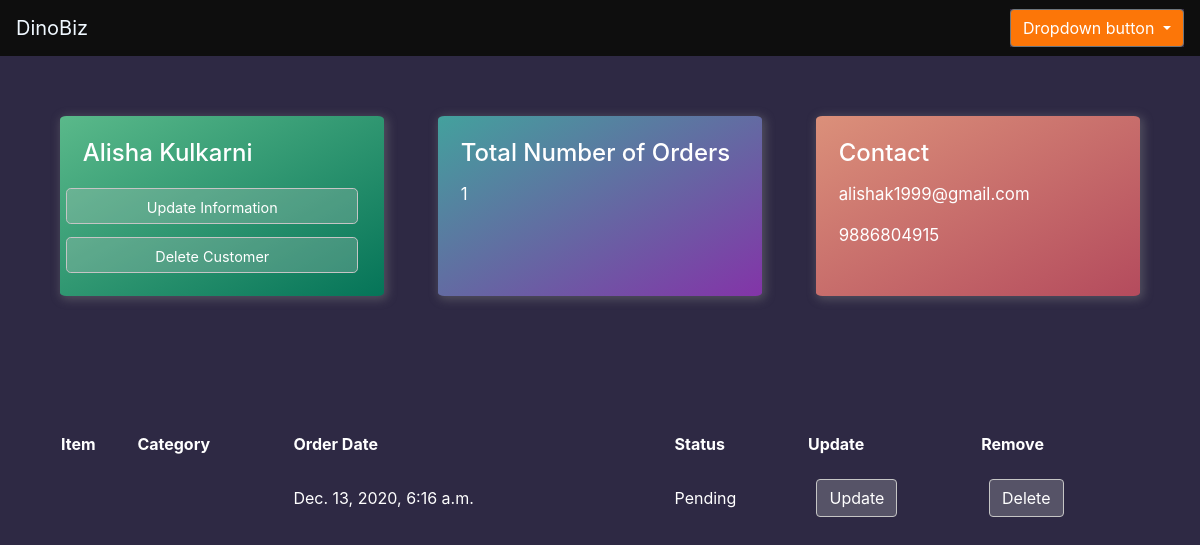
Page /customer/8/ on the committed database.
### accounts/models.py (models this page shows, shortened)
class Customer(models.Model):
    user = models.OneToOneField(User, null=True,blank=True,on_delete=models.CASCADE)
    fname = models.CharField(max_length=200,null=True)
    lname = models.CharField(max_length=200,null=True)
    email = models.CharField(max_length=200,null=True)
    u_phone = models.CharField(max_length=12,null=True)
    profile=models.ImageField(null=True,blank=True,upload_to="images/",default='default/image.jpg')
    date_created = models.DateField(auto_now_add=True,null=True)
    pswd = models.CharField(max_length=200, null=True)
    conf_pswd = models.CharField(max_length=200, null=True)

class Order(models.Model):
    STATUS =(
            ('Pending' , 'Pending'),
            ('Ready for Pickup' ,'Ready for Pickup'),
            ('Delivered' , 'Delivered'),
    )
    customer = models.ForeignKey(Customer, null=True, on_delete=models.SET_NULL)
    seller = models.ForeignKey(Seller,null=True, on_delete=models.SET_NULL)
    status = models.CharField(max_length=200,null=True, choices=STATUS)
    date_created = models.DateTimeField(auto_now_add=True,null=True)
    t_id = models.CharField(max_length=200,null=True)

### accounts/views.py (the view)
# urls.py: path('customer/<str:c_pk>/',views.test2,name="customer"),
def test2(request,c_pk):
    customer= Customer.objects.get(id=c_pk)
    orders=customer.order_set.all()
    orders_count=orders.count()
    context ={'customer':customer,'orders':orders,'orders_count':orders_count}
    return render(request,'cus_details.html',context)

### templates/cus_details.html (shortened to what this page needs)
<!DOCTYPE html>
<html lang="en">
<head>
    {% load static %}
    <link rel="stylesheet" href="{% static 'css/cus_details.css' %}">
    <link rel="stylesheet" href="{% static 'css/bootstrap.min.css' %}" >
</head>
<body>
    <nav class="navbar justify-content-between">
        <a class="navbar-brand" style="color: aliceblue;" href="#">DinoBiz</a>
            <div class="dropdown ">
                <button class="btn btn-secondary dropdown-toggle " style="background-color:#fc7608;" type="button" id="dropdownMenuButton" data-toggle="dropdown" aria-haspopup="true" aria-expanded="false">
                  Dropdown button
                </button>
              </div>
      </nav>
      <section class="summary">
          <div class="cards">
            <div id="i1">
              <h4>{{customer.fname}}&nbsp{{customer.lname}}</h4>
              <button type="button" class="btn btn-secondary btn-lg" style="width: 90%; height: 20%; font-size: 90%; margin: 2%;"><a href="#">Update Information</a></button><br>
              <button type="button" class="btn btn-secondary btn-lg" style="width: 90%; height: 20%; font-size: 90%; margin: 2%;"><a href="#">Delete Customer</a></button><br>
            </div>
            <div id="i2">
              <h4>Total Number of Orders</h4>
              <p>{{orders_count}}</p>
            </div>
            <div id="i3">
              <h4>Contact</h4>
              <p>{{customer.email}}</p>
              <p>{{customer.u_phone}}</p>
            </div>
          </div>
      </section>
      <section class="orders">
        <table>
          <tr>
            <th>Item</th>
            <th>Category</th>
            <th>Order Date</th>
            <th>Status</th>
            <th>Update</th>
            <th>Remove</th>
          </tr>
          {% for order in orders %}
          <tr>
              <td>{{order.product}}</td>
              <td>{{order.product.category}}</td>
              <td>{{order.date_created}}</td>
              <td>{{order.status}}</td>
              <td><button type="button" class="btn btn-outline-info"><a href="{% url 'orderUpdate' order.id %}">Update</a></button></td>
              <td><button type="button" class="btn btn-outline-danger"><a href="#">Delete</a></button></td>
          </tr>
          {% endfor %}
        </table>
      </section>
</body>
</html>

### statics/css/cus_details.css (style rules this page uses)
* { background-color: #2e2944; }
.navbar { background: #0e0e0e; }
.summary { position: relative; margin-left: 0%; width: 100%; }
.summary .cards { padding: 5%; display: -ms-grid; display: grid; -ms-grid-columns: 30% 30% 30%; grid-template-columns: 30% 30% 30%; grid-gap: 5%; }
.summary .cards div button { margin-left: 5%; background-color: rgba(202, 202, 202, 0.253); border: 1px solid #c5c5c5; }
.summary .cards div a { text-decoration: none; color: white; }
.summary .cards div h4 { padding: 7%; padding-bottom: 2%; background: transparent; color: white; }
.summary .cards div p { font-size: 105%; margin-left: 7%; background: transparent; color: white; }
.summary .cards #i1 { height: 105%; border-radius: 2%; -webkit-box-shadow: 2px 2px 10px 2px #88888862; box-shadow: 2px 2px 10px 2px #88888862; background-image: -webkit-gradient(linear, left top, right bottom, from(#5ab98a), to(#057458)); background-image: linear-gradient(to bottom right, #5ab98a, #057458); }
.summary .cards #i2 { height: 105%; -webkit-box-shadow: 2px 2px 10px 2px #88888862; box-shadow: 2px 2px 10px 2px #88888862; border-radius: 2%; background-image: -webkit-gradient(linear, left top, right bottom, from(#43a19d), to(#8334a8)); background-image: linear-gradient(to bottom right, #43a19d, #8334a8); }
.summary .cards #i3 { height: 105%; -webkit-box-shadow: 2px 2px 10px 2px #88888860; box-shadow: 2px 2px 10px 2px #88888860; border-radius: 2%; background-image: -webkit-gradient(linear, left top, right bottom, from(#db907a), to(#b44b5d)); background-image: linear-gradient(to bottom right, #db907a, #b44b5d); }
.orders { margin-top: 7%; position: absolute; margin-left: 5%; width: 90%; background-color: #7c677f; }
.orders table { background: transparent; width: 100%; position: relative; }
.orders table tr { color: white; background-color: #7c677f; }
.orders table tr td { padding-top: 2%; }
.orders table tr td button { margin-left: 5%; background-color: rgba(202, 202, 202, 0.253); border: 1px solid #c5c5c5; }
.orders table tr td a { text-decoration: none; color: white; }

### rows in the picture
Customer: fname "Alisha", lname "Kulkarni", email "alishak1999@gmail.com", u_phone "9886804915"
Order: date_created "Dec. 13, 2020, 6:16 a.m.", status "Pending"

### other values in the picture
{{ orders_count }} "1"
